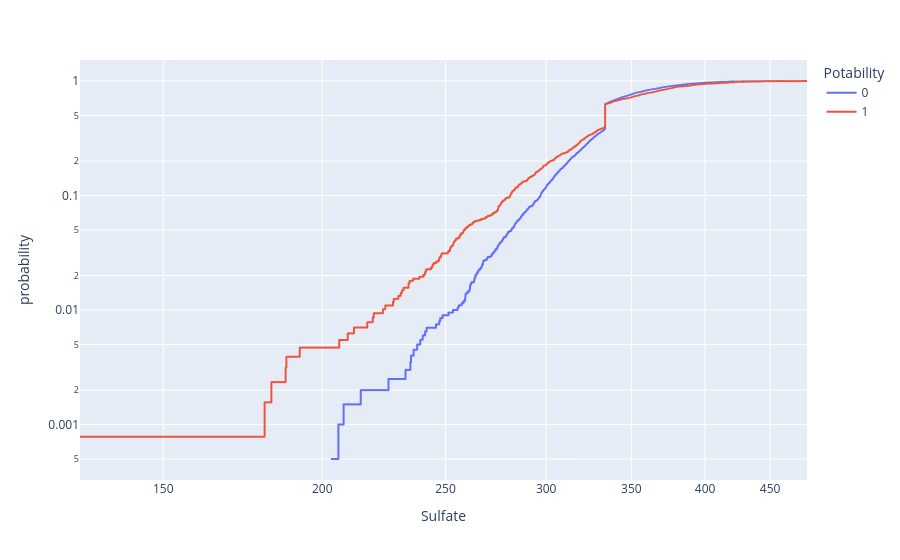

Notebook code cell kept with this figure:
### Code cell
fig = px.ecdf(df, x = "Sulfate", log_x = True, log_y = True, color = "Potability")
fig.show()

### Figure 1 — Plotly figure (JSON) as saved in the notebook; plotly's stock layout.template omitted (floating-point values rounded to 4 significant figures; data arrays with more than 128 entries replaced by an {"elided": "..."} marker saying what was removed)
{"data": [{"hovertemplate": "Potability=0<br>Sulfate=%{x}<br>probability=%{y}<extra></extra>", "legendgroup": "0", "line": {"dash": "solid", "shape": "hv"}, "marker": {"color": "#636efa", "symbol": "circle"}, "mode": "lines", "name": "0", "showlegend": true, "type": "scattergl", "x": {"elided": "1998 float values"}, "xaxis": "x", "y": {"elided": "1998 float values"}, "yaxis": "y"}, {"hovertemplate": "Potability=1<br>Sulfate=%{x}<br>probability=%{y}<extra></extra>", "legendgroup": "1", "line": {"dash": "solid", "shape": "hv"}, "marker": {"color": "#EF553B", "symbol": "circle"}, "mode": "lines", "name": "1", "showlegend": true, "type": "scattergl", "x": {"elided": "1278 float values"}, "xaxis": "x", "y": {"elided": "1278 float values"}, "yaxis": "y"}], "layout": {"legend": {"title": {"text": "Potability"}, "tracegroupgap": 0}, "margin": {"t": 60}, "xaxis": {"anchor": "y", "domain": [0.0, 1.0], "title": {"text": "Sulfate"}, "type": "log"}, "yaxis": {"anchor": "x", "domain": [0.0, 1.0], "rangemode": "tozero", "title": {"text": "probability"}, "type": "log"}}}
